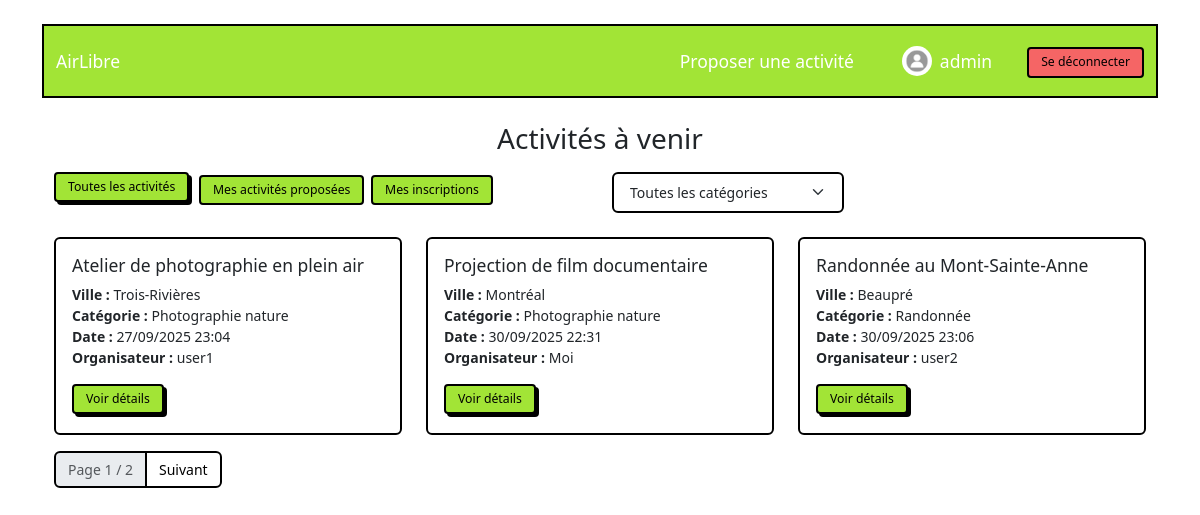
Screenshot of /activities/ (signed in) with the database file from the repository.
### activities/models.py (models this page shows, shortened)
class User(AbstractUser):
    avatar = models.ImageField(upload_to='avatars/', null=True, blank=True)
    bio = models.TextField(max_length=500, null=True, blank=True)
    ADMIN = 1
    PARTICIPANT = 2
    ORGANISATEUR = 3
    ROLES_UTILISATEURS = [
        (ADMIN, 'Admin'),
        (PARTICIPANT, 'Participant'),
        (ORGANISATEUR, 'Organisateur'),
    ]
    role = models.PositiveSmallIntegerField(
        choices=ROLES_UTILISATEURS,
        blank=True,
        null=True,
        verbose_name="Rôle",
    )
    class Meta:
        verbose_name = "Utilisateur"
        verbose_name_plural = "Utilisateurs"
        default_related_name = 'users_%(class)s_set'
        ordering = ["username"]

class Activity(models.Model):
    title = models.CharField(verbose_name="Titre",
                             validators=[MinLengthValidator(5), MaxLengthValidator(200)])
    description = models.CharField(verbose_name="Description",
                                   validators=[MinLengthValidator(10)],max_length=500)
    location_city = models.CharField(verbose_name="Ville",
                                     validators=[MinLengthValidator(2), MaxLengthValidator(100)])
    start_time = models.DateTimeField(verbose_name="Date et heure de début",
                                      validators=[validate_start])
    end_time = models.DateTimeField(verbose_name="Date et heure de fin")
    proposer = models.ForeignKey(User, verbose_name="Organisateur",
                                 related_name='proposed_activities', on_delete=models.CASCADE)
    attendees = models.ManyToManyField(User, verbose_name="Participants",
                                       related_name='attended_activities')
    category = models.ForeignKey(Category, verbose_name="Catégorie",
                                 related_name='activities',
                                 on_delete=models.SET_NULL,null=True,blank=True)
    created_at = models.DateTimeField(auto_now_add=True)
    updated_at = models.DateTimeField(auto_now=True)
    class Meta:
        verbose_name="Activité"
        verbose_name_plural = "Activités"
        ordering = ["-created_at"]

class Category(models.Model):
    name = models.CharField(verbose_name="Nom de la catégorie", max_length=100, unique=True)
    created_at = models.DateTimeField(auto_now_add=True)
    updated_at = models.DateTimeField(auto_now=True)
    class Meta:
        verbose_name="Catégorie"
        verbose_name_plural = "Catégories"
        ordering = ["-created_at"]

### activities/views.py (the view)
# urls.py: path('', views.index, name='index'),
def index(request):
    view_filter = request.GET.get("view", "toutes_activites")
    category = request.GET.get("category")
    liste_categories = Category.objects.all()
    activities = Activity.objects.filter(start_time__gte=timezone.now()).order_by("start_time")
    if category and category != "None":
        activities = activities.filter(category_id=category)
    if view_filter == "mes_activites" and request.user.is_authenticated:
        activities = activities.filter(proposer=request.user)
    elif view_filter == "mes_inscriptions" and request.user.is_authenticated:
        activities = activities.filter(attendees=request.user)
    paginator = Paginator(activities, 3)
    page_number = request.GET.get("page")
    page = paginator.get_page(page_number)
    context = {
        "page": page,
        "categories":liste_categories,
        "view_filter": view_filter,
        "category_filter": category,
    }
    return render(request, "activities/index.html", context)

### activities/templates/activities/index.html (shortened to what this page needs)
{% extends "activities/layout.html" %}
{% block content %}
<div class="container mt-4">
    <h2 class="mb-3 text-center">Activités à venir</h2>
    <div class="row">
        <div class="col-md-6">
            <div class="mb-3">
                <a href="?view=toutes_activites"
                    class="btn btn-sm {% if view_filter == 'toutes_activites' %}btn-primary{% else %}btn-outline-primary{% endif %}">
                    Toutes les activités
                </a>
                {% if user.is_authenticated %}
                <a href="?view=mes_activites"
                    class="btn btn-sm {% if view_filter == 'mes_activites' %}btn-primary{% else %}btn-outline-primary{% endif %}">
                    Mes activités proposées
                </a>
                <a href="?view=mes_inscriptions"
                    class="btn btn-sm {% if view_filter == 'mes_inscriptions' %}btn-primary{% else %}btn-outline-primary{% endif %}">
                    Mes inscriptions
                </a>
                {% endif %}
            </div>
        </div>
        <div class="col-md-4">
            <form method="get" class="mb-4">
                <select name="category" id="category" title="Catégorie" class="form-select w-auto d-inline" onchange="this.form.submit()">
                    <option value="">Toutes les catégories</option>
                </select>
            </form>
        </div>
    </div>
    <div class="row">
    {% for activity in page %}
        <div class="col-md-4">
            <div class="card mb-3">
                <div class="card-body">
                    <h5 class="card-title">{{ activity.title }}</h5>
                    <p class="card-text">
                        <strong>Ville :</strong> {{ activity.location_city }} <br>
                        <strong>Catégorie :</strong> {{ activity.category.name }} <br>
                        <strong>Date :</strong> {{ activity.start_time|date:"d/m/Y H:i" }} <br>
                        <strong>Organisateur :</strong>
                        {% if user.is_authenticated and user == activity.proposer %}
                            Moi
                        {% else %}
                            {{ activity.proposer.username }}
                        {% endif %}
                    </p>
                    <a href="{% url 'activity_detail' activity.id %}" class="btn btn-primary btn-sm">Voir détails</a>
                </div>
            </div>
        </div>
    {% empty %}
        <p class="text-center">Aucune activité trouvée.</p>
    {% endfor %}
    </div>
        <ul class="pagination">
            <li class="page-item disabled"><span class="page-link">Page {{ page.number }} / {{ page.paginator.num_pages }}</span></li>
            {% if page.has_next %}
                <li class="page-item">
                    <a class="page-link" href="?view={{ view_filter }}&category={{ category_filter }}&page={{ page.next_page_number }}">Suivant</a>
                </li>
            {% endif %}
        </ul>
</div>
{% endblock %}

### activities/templates/activities/layout.html (shortened to what this page needs)
{% load static %}
<!DOCTYPE html>
<html lang="fr">
<head>
    <link rel="stylesheet" href="{% static 'activities/styles/bootstrap.min.css' %}">
</head>
<body class="container mt-4">
    <nav class="navbar navbar-expand-lg navbar-dark bg-primary">
        <div class="container-fluid">
            <a class="navbar-brand" href="{% url 'index' %}">AirLibre</a>
            <div class="collapse navbar-collapse" id="navbarColor01">
    <ul class="navbar-nav ms-auto align-items-center">
        {% if user.is_authenticated %}
            <li class="nav-item">
                <a class="nav-link" href="{% url 'proposer_activite' %}">Proposer une activité</a>
            </li>
            <li class="nav-item d-flex align-items-center ms-3">
                <a class="nav-link d-flex align-items-center" href="{% url 'profil' %}">
                    {% if user.avatar %}
                        <img src="{{ user.avatar.url }}" alt="Avatar"
                             class="rounded-circle me-2" width="30" height="30">
                    {% else %}
                        <img src="{% static 'activities/images/default-avatar.jpg' %}" alt="Avatar"
                             class="rounded-circle me-2" width="30" height="30">
                    {% endif %}
                    <span>{{ user.username }}</span>
                </a>
            </li>
            <li class="nav-item ms-3">
                <a class="btn btn-outline-danger btn-sm" href="{% url 'logout' %}">
                    Se déconnecter
                </a>
            </li>
        {% endif %}
    </ul>
</div>
        </div>
    </nav>
    <main class="mt-4">
        <div id="content">
            {% block content %}{% endblock %}
        </div>
    </main>
</body>
</html>

### rows the page displays
User: username "admin"
Activity: title "Atelier de photographie en plein air", location_city "Trois-Rivières", category.name "Photographie nature", start_time "27/09/2025 23:04", proposer.username "user1"
Activity: title "Projection de film documentaire", location_city "Montréal", category.name "Photographie nature", start_time "30/09/2025 22:31", shows "Moi"
Activity: title "Randonnée au Mont-Sainte-Anne", location_city "Beaupré", category.name "Randonnée", start_time "30/09/2025 23:06", proposer.username "user2"

### other values shown
{{ page.number }} "1"
{{ page.paginator.num_pages }} "2"
